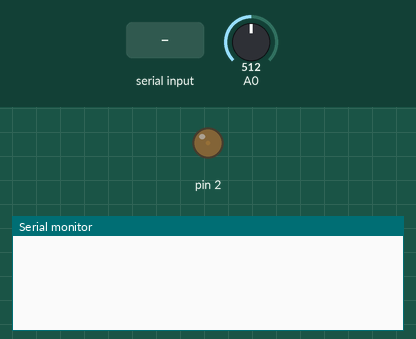
Recording of a sketch running on a simulated Arduino Mega 2560, built with avr-gcc and run on an emulated ATmega2560. Parts: output pins drawn as LEDs (lit = HIGH), the last lines printed to the serial monitor. Inputs (shaded band) come from the test bench; at power-on: A0 = 512.

Above: at 1.2 s.
1.3 s: A0 set to 0
At 2.5 s:
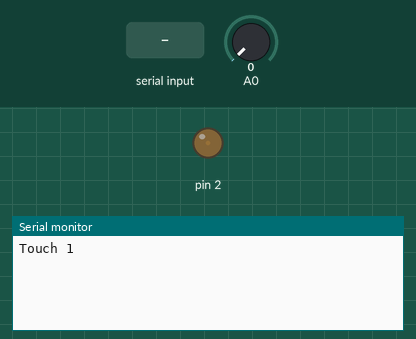
2.8 s: "90,45\n" received over Serial
At 3.2 s:
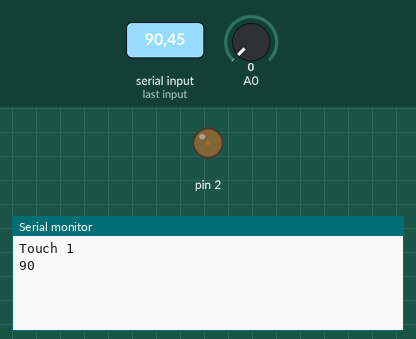

Measured:
- after the input at 1.3 s, the serial monitor: prints a new line after 0.08 s (image 1)
- after the input at 2.8 s, the serial monitor: prints a new line after 0.09 s (image 2)

The sketch:

Touch.ino
```cpp
byte GND[3]={22,24,26};
int num;
int num2;
int X=500;
byte t;
void setup()
{
  for(byte i=0;i<3;i++)
  {
    pinMode(GND[i],OUTPUT);
    digitalWrite(GND[i],LOW);
  }
  analogReference(INTERNAL2V56);
  Serial.begin(9600);
  analogWrite(2,5);
  num2=analogRead(A0);
}

void loop()
{
  analogWrite(2,5);
  delay(70);
  for(byte i=0;i<3;i++)
  {
    num=num2;
    num2=analogRead(A0);
    if(abs(num2-num)>X)
    {
      t++;
      Serial.print("Touch ");
      Serial.println(t);
      delay(500);
      break;
    }
    delay(10);
  }


  if(Serial.available())
  {
    delay(10);
    byte w=Serial.available();
    String S;
    for(byte i=0;i<w;i++)
    {
      S+=Serial.read()-48;
    }
    X=S.toInt();
    Serial.println(X);
    delay(1500);
  }
}
```
